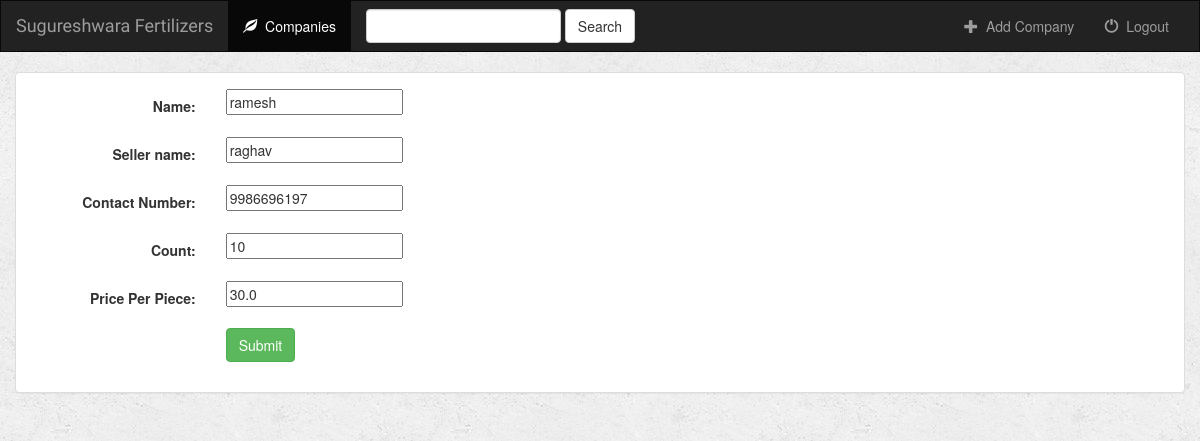
The page /fertilizers/Company/9/product/update/ (signed in) on the database its author committed.
### fertilizers/models.py (models this page shows, shortened)
class Product(models.Model):
    company = models.ForeignKey(Company, null=True, on_delete=models.CASCADE)
    Name = models.CharField(max_length=100)#, primary_key=True)
    Seller_name = models.CharField(max_length=100)
    Contact_Number = models.CharField(max_length=13)
    Purchase_Date = models.DateField(("Date"), default=timezone.now())
    Count = models.IntegerField()
    Price_Per_Piece = models.FloatField()
    Total_Amount = models.PositiveIntegerField(default=0,  editable=False)

### fertilizers/views.py (the view, shortened to what this page needs)
# urls.py: url(r'^Company/(?P<pk>[0-9]+)/product/update/$', views.UpdateViewProduct.as_view(), name='Update-product'),
class UpdateViewProduct(UpdateView):
    model = Product
    parent_model = Company
    fields = ['Name', 'Seller_name', 'Contact_Number', 'Count', 'Price_Per_Piece',]

### fertilizers/templates/fertilizers/product_form.html (shortened to what this page needs)
{% extends 'fertilizers/base.html' %}
{% block body %}
<div class="container-fluid">
    <div class="row">
        <div class="col-sm-12 com-md-7">
            <div class="panel panel-default">
                <div class="panel-body">
                    <form class="form-horizontal" action="" method="post" enctype="multipart/form-data">
                        {% include 'fertilizers/form_template.html' %}
                        <div class="form-group">
                            <div class="col-sm-offset-2 col-sm-10">
                                <button type="submit" class="btn btn-success">Submit</button>
                            </div>
                        </div>
                    </form>
                </div>
            </div>
        </div>
    </div>
</div>
{% endblock %}

### fertilizers/templates/fertilizers/form_template.html (shortened to what this page needs)
{% for fields in form %}
    <div class="form-group">
        <div class="col-sm-offset-2 col-sm-10">
        </div>
        <label class="control-label col-sm-2">{{ fields.label_tag }}</label>
        <div class="col-sm-10">{{ fields }}</div>
    </div>
{% endfor %}

### fertilizers/static/fertilizers/style.css (style rules this page uses)
body { background: white url("images/background.png"); }

### rows shown on the page
Product: form "ramesh" "raghav" "9986696197" "10" "30.0"

### other values the page prints
{{ fields.label_tag }} "Name:" "Seller name:" "Contact Number:" "Count:" "Price Per Piece:"
